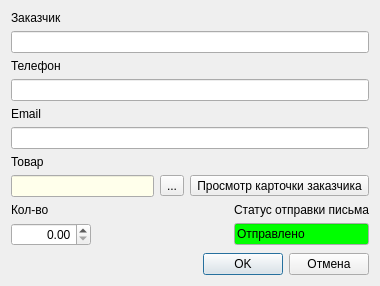
<?xml version="1.0" encoding="UTF-8"?>
<ui version="4.0">
 <class>DialogCardPreorder</class>
 <widget class="QDialog" name="DialogCardPreorder">
  <property name="geometry">
   <rect>
    <x>0</x>
    <y>0</y>
    <width>380</width>
    <height>286</height>
   </rect>
  </property>
  <property name="windowTitle">
   <string>Предзаказ</string>
  </property>
  <layout class="QGridLayout" name="gridLayout">
   <item row="0" column="0">
    <widget class="QLabel" name="label">
     <property name="text">
      <string>Заказчик</string>
     </property>
    </widget>
   </item>
   <item row="1" column="0" colspan="4">
    <widget class="QLineEdit" name="lineEditCustomer"/>
   </item>
   <item row="2" column="0">
    <widget class="QLabel" name="label_2">
     <property name="text">
      <string>Телефон</string>
     </property>
    </widget>
   </item>
   <item row="3" column="0" colspan="4">
    <widget class="QLineEdit" name="lineEditCustomerPhone"/>
   </item>
   <item row="4" column="0">
    <widget class="QLabel" name="label_3">
     <property name="text">
      <string>Email</string>
     </property>
    </widget>
   </item>
   <item row="5" column="0" colspan="4">
    <widget class="QLineEdit" name="lineEditCustomerEmail"/>
   </item>
   <item row="6" column="0">
    <widget class="QLabel" name="label_4">
     <property name="text">
      <string>Товар</string>
     </property>
    </widget>
   </item>
   <item row="7" column="0" colspan="4">
    <layout class="QHBoxLayout" name="horizontalLayout_2">
     <item>
      <widget class="QLineEdit" name="lineEditProduct">
       <property name="palette">
        <palette>
         <active>
          <colorrole role="Base">
           <brush brushstyle="SolidPattern">
            <color alpha="255">
             <red>255</red>
             <green>255</green>
             <blue>235</blue>
            </color>
           </brush>
          </colorrole>
         </active>
         <inactive>
          <colorrole role="Base">
           <brush brushstyle="SolidPattern">
            <color alpha="255">
             <red>255</red>
             <green>255</green>
             <blue>235</blue>
            </color>
           </brush>
          </colorrole>
         </inactive>
         <disabled>
          <colorrole role="Base">
           <brush brushstyle="SolidPattern">
            <color alpha="255">
             <red>240</red>
             <green>240</green>
             <blue>240</blue>
            </color>
           </brush>
          </colorrole>
         </disabled>
        </palette>
       </property>
       <property name="readOnly">
        <bool>true</bool>
       </property>
      </widget>
     </item>
     <item>
      <widget class="QToolButton" name="toolButtonCustomer">
       <property name="toolTip">
        <string>Выбрать заказчика из справочника</string>
       </property>
       <property name="text">
        <string>...</string>
       </property>
       <property name="icon">
        <iconset resource="../res.qrc">
         <normaloff>:/64/icons/64x64/ellipsis.png</normaloff>:/64/icons/64x64/ellipsis.png</iconset>
       </property>
      </widget>
     </item>
     <item>
      <widget class="QToolButton" name="toolButtonCustomerInfo">
       <property name="text">
        <string>Просмотр карточки заказчика</string>
       </property>
       <property name="icon">
        <iconset resource="../res.qrc">
         <normaloff>:/32/icons/32x32/eye.png</normaloff>:/32/icons/32x32/eye.png</iconset>
       </property>
      </widget>
     </item>
    </layout>
   </item>
   <item row="8" column="0">
    <widget class="QLabel" name="label_5">
     <property name="text">
      <string>Кол-во</string>
     </property>
    </widget>
   </item>
   <item row="8" column="2" rowspan="2">
    <spacer name="horizontalSpacer_2">
     <property name="orientation">
      <enum>Qt::Horizontal</enum>
     </property>
     <property name="sizeHint" stdset="0">
      <size>
       <width>132</width>
       <height>20</height>
      </size>
     </property>
    </spacer>
   </item>
   <item row="8" column="3">
    <widget class="QLabel" name="label_6">
     <property name="text">
      <string>Статус отправки письма</string>
     </property>
    </widget>
   </item>
   <item row="9" column="0" colspan="2">
    <widget class="QDoubleSpinBox" name="doubleSpinBox">
     <property name="sizePolicy">
      <sizepolicy hsizetype="Preferred" vsizetype="Fixed">
       <horstretch>0</horstretch>
       <verstretch>0</verstretch>
      </sizepolicy>
     </property>
     <property name="minimumSize">
      <size>
       <width>80</width>
       <height>0</height>
      </size>
     </property>
     <property name="alignment">
      <set>Qt::AlignRight|Qt::AlignTrailing|Qt::AlignVCenter</set>
     </property>
    </widget>
   </item>
   <item row="9" column="3">
    <widget class="QLineEdit" name="lineEditStatus">
     <property name="palette">
      <palette>
       <active>
        <colorrole role="Base">
         <brush brushstyle="SolidPattern">
          <color alpha="255">
           <red>0</red>
           <green>255</green>
           <blue>0</blue>
          </color>
         </brush>
        </colorrole>
       </active>
       <inactive>
        <colorrole role="Base">
         <brush brushstyle="SolidPattern">
          <color alpha="255">
           <red>0</red>
           <green>255</green>
           <blue>0</blue>
          </color>
         </brush>
        </colorrole>
       </inactive>
       <disabled>
        <colorrole role="Base">
         <brush brushstyle="SolidPattern">
          <color alpha="255">
           <red>240</red>
           <green>240</green>
           <blue>240</blue>
          </color>
         </brush>
        </colorrole>
       </disabled>
      </palette>
     </property>
     <property name="text">
      <string>Отправлено</string>
     </property>
     <property name="readOnly">
      <bool>true</bool>
     </property>
    </widget>
   </item>
   <item row="10" column="1" colspan="2">
    <spacer name="verticalSpacer">
     <property name="orientation">
      <enum>Qt::Vertical</enum>
     </property>
     <property name="sizeHint" stdset="0">
      <size>
       <width>20</width>
       <height>40</height>
      </size>
     </property>
    </spacer>
   </item>
   <item row="11" column="0" colspan="4">
    <layout class="QHBoxLayout" name="horizontalLayout">
     <item>
      <spacer name="horizontalSpacer">
       <property name="orientation">
        <enum>Qt::Horizontal</enum>
       </property>
       <property name="sizeHint" stdset="0">
        <size>
         <width>40</width>
         <height>20</height>
        </size>
       </property>
      </spacer>
     </item>
     <item>
      <widget class="QPushButton" name="pushButtonOK">
       <property name="text">
        <string>OK</string>
       </property>
      </widget>
     </item>
     <item>
      <widget class="QPushButton" name="pushButtonCancel">
       <property name="text">
        <string>Отмена</string>
       </property>
      </widget>
     </item>
    </layout>
   </item>
  </layout>
 </widget>
 <tabstops>
  <tabstop>lineEditCustomer</tabstop>
  <tabstop>lineEditCustomerPhone</tabstop>
  <tabstop>lineEditCustomerEmail</tabstop>
  <tabstop>lineEditProduct</tabstop>
  <tabstop>toolButtonCustomer</tabstop>
  <tabstop>toolButtonCustomerInfo</tabstop>
  <tabstop>doubleSpinBox</tabstop>
  <tabstop>pushButtonOK</tabstop>
  <tabstop>pushButtonCancel</tabstop>
 </tabstops>
 <resources>
  <include location="../res.qrc"/>
 </resources>
 <connections/>
</ui>
